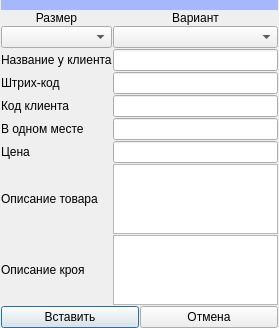
<?xml version="1.0" encoding="UTF-8"?>
<ui version="4.0">
 <class>Dialog</class>
 <widget class="QDialog" name="Dialog">
  <property name="geometry">
   <rect>
    <x>0</x>
    <y>0</y>
    <width>279</width>
    <height>321</height>
   </rect>
  </property>
  <property name="windowTitle">
   <string>Копирование информации</string>
  </property>
  <layout class="QGridLayout" name="gridLayout">
   <property name="leftMargin">
    <number>1</number>
   </property>
   <property name="topMargin">
    <number>0</number>
   </property>
   <property name="rightMargin">
    <number>1</number>
   </property>
   <property name="bottomMargin">
    <number>0</number>
   </property>
   <property name="spacing">
    <number>1</number>
   </property>
   <item row="9" column="1">
    <widget class="QPlainTextEdit" name="pe_cut_note">
     <property name="readOnly">
      <bool>true</bool>
     </property>
    </widget>
   </item>
   <item row="2" column="0">
    <widget class="QComboBox" name="cb_size"/>
   </item>
   <item row="0" column="0" colspan="2">
    <widget class="QWidget" name="widget" native="true">
     <property name="minimumSize">
      <size>
       <width>0</width>
       <height>10</height>
      </size>
     </property>
     <property name="styleSheet">
      <string notr="true">background-color: rgb(167, 183, 255);</string>
     </property>
    </widget>
   </item>
   <item row="1" column="1">
    <widget class="QLabel" name="label_2">
     <property name="text">
      <string>&lt;html&gt;&lt;head/&gt;&lt;body&gt;&lt;p align=&quot;center&quot;&gt;Вариант&lt;/p&gt;&lt;/body&gt;&lt;/html&gt;</string>
     </property>
    </widget>
   </item>
   <item row="2" column="1">
    <widget class="QComboBox" name="cb_parametrs"/>
   </item>
   <item row="1" column="0">
    <widget class="QLabel" name="label">
     <property name="text">
      <string>&lt;html&gt;&lt;head/&gt;&lt;body&gt;&lt;p align=&quot;center&quot;&gt;Размер&lt;/p&gt;&lt;/body&gt;&lt;/html&gt;</string>
     </property>
    </widget>
   </item>
   <item row="10" column="0">
    <spacer name="verticalSpacer">
     <property name="orientation">
      <enum>Qt::Vertical</enum>
     </property>
     <property name="sizeHint" stdset="0">
      <size>
       <width>20</width>
       <height>40</height>
      </size>
     </property>
    </spacer>
   </item>
   <item row="4" column="0">
    <widget class="QLabel" name="label_4">
     <property name="text">
      <string>Штрих-код</string>
     </property>
    </widget>
   </item>
   <item row="5" column="0">
    <widget class="QLabel" name="label_5">
     <property name="text">
      <string>Код клиента</string>
     </property>
    </widget>
   </item>
   <item row="6" column="0">
    <widget class="QLabel" name="label_6">
     <property name="text">
      <string>В одном месте</string>
     </property>
    </widget>
   </item>
   <item row="3" column="0">
    <widget class="QLabel" name="label_3">
     <property name="text">
      <string>Название у клиента</string>
     </property>
    </widget>
   </item>
   <item row="7" column="0">
    <widget class="QLabel" name="label_7">
     <property name="text">
      <string>Цена</string>
     </property>
    </widget>
   </item>
   <item row="8" column="0">
    <widget class="QLabel" name="label_8">
     <property name="text">
      <string>Описание товара</string>
     </property>
    </widget>
   </item>
   <item row="5" column="1">
    <widget class="QLineEdit" name="le_client_code">
     <property name="readOnly">
      <bool>true</bool>
     </property>
    </widget>
   </item>
   <item row="3" column="1">
    <widget class="QLineEdit" name="le_client_name">
     <property name="enabled">
      <bool>true</bool>
     </property>
     <property name="readOnly">
      <bool>true</bool>
     </property>
    </widget>
   </item>
   <item row="4" column="1">
    <widget class="QLineEdit" name="le_barcode">
     <property name="enabled">
      <bool>true</bool>
     </property>
     <property name="readOnly">
      <bool>true</bool>
     </property>
    </widget>
   </item>
   <item row="6" column="1">
    <widget class="QLineEdit" name="le_in_on_place">
     <property name="readOnly">
      <bool>true</bool>
     </property>
    </widget>
   </item>
   <item row="7" column="1">
    <widget class="QLineEdit" name="le_price">
     <property name="readOnly">
      <bool>true</bool>
     </property>
    </widget>
   </item>
   <item row="8" column="1">
    <widget class="QPlainTextEdit" name="pe_product_note">
     <property name="readOnly">
      <bool>true</bool>
     </property>
    </widget>
   </item>
   <item row="9" column="0">
    <widget class="QLabel" name="label_9">
     <property name="text">
      <string>Описание кроя</string>
     </property>
    </widget>
   </item>
   <item row="11" column="0" colspan="2">
    <layout class="QHBoxLayout" name="horizontalLayout">
     <item>
      <widget class="QPushButton" name="pushButton_2">
       <property name="text">
        <string>Вставить</string>
       </property>
      </widget>
     </item>
     <item>
      <widget class="QPushButton" name="pushButton">
       <property name="text">
        <string>Отмена</string>
       </property>
      </widget>
     </item>
    </layout>
   </item>
  </layout>
 </widget>
 <resources/>
 <connections>
  <connection>
   <sender>cb_parametrs</sender>
   <signal>currentTextChanged(QString)</signal>
   <receiver>Dialog</receiver>
   <slot>set_parametr()</slot>
   <hints>
    <hint type="sourcelabel">
     <x>232</x>
     <y>27</y>
    </hint>
    <hint type="destinationlabel">
     <x>377</x>
     <y>34</y>
    </hint>
   </hints>
  </connection>
  <connection>
   <sender>cb_size</sender>
   <signal>currentTextChanged(QString)</signal>
   <receiver>Dialog</receiver>
   <slot>set_size()</slot>
   <hints>
    <hint type="sourcelabel">
     <x>59</x>
     <y>30</y>
    </hint>
    <hint type="destinationlabel">
     <x>55</x>
     <y>-54</y>
    </hint>
   </hints>
  </connection>
  <connection>
   <sender>pushButton</sender>
   <signal>clicked()</signal>
   <receiver>Dialog</receiver>
   <slot>ui_cancel()</slot>
   <hints>
    <hint type="sourcelabel">
     <x>183</x>
     <y>308</y>
    </hint>
    <hint type="destinationlabel">
     <x>186</x>
     <y>521</y>
    </hint>
   </hints>
  </connection>
  <connection>
   <sender>pushButton_2</sender>
   <signal>clicked()</signal>
   <receiver>Dialog</receiver>
   <slot>ui_acc()</slot>
   <hints>
    <hint type="sourcelabel">
     <x>87</x>
     <y>310</y>
    </hint>
    <hint type="destinationlabel">
     <x>87</x>
     <y>407</y>
    </hint>
   </hints>
  </connection>
 </connections>
 <slots>
  <slot>set_parametr()</slot>
  <slot>set_size()</slot>
  <slot>ui_cancel()</slot>
  <slot>ui_acc()</slot>
 </slots>
</ui>
